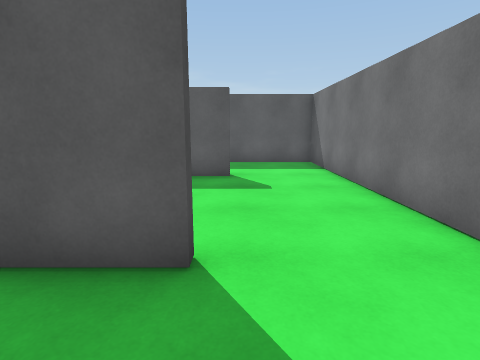
view 1 (above)

16 first-person views from a walk through a Unity game level. The camera is 1.4 m above the floor, tilts 10° down and sees 80° across. The floor is counted in squares, 1 m on a side. Each view is taken from the middle of a square. On the plan, view 1 faces up. The plan holds only what a view shows up to about 14 squares ahead; the rest is blank. The place goes on beyond the plan. The player character is not drawn. Door leaves are left out, so doorways stand open.

view 2
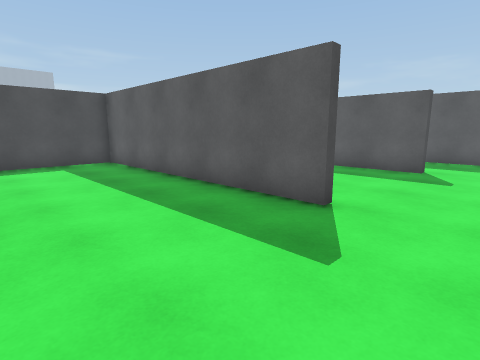

view 3
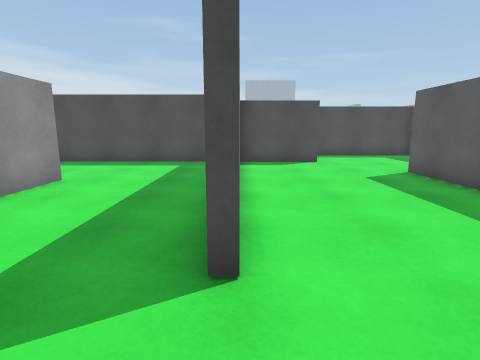

view 4
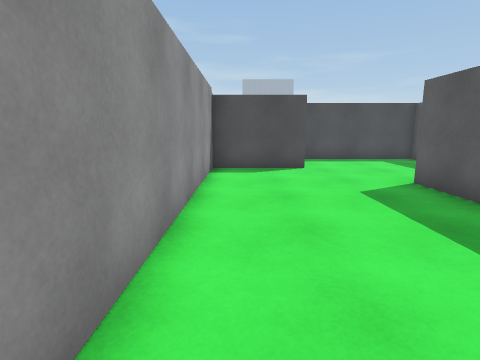

view 5
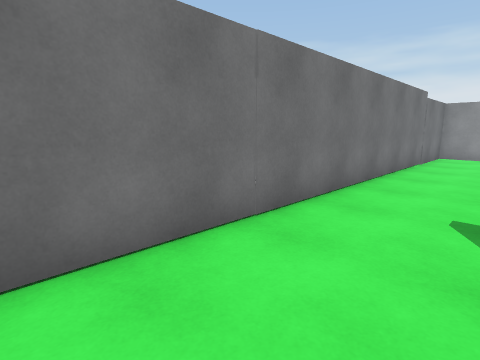

view 6
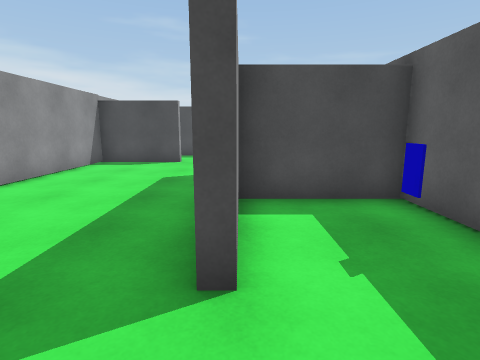

view 7
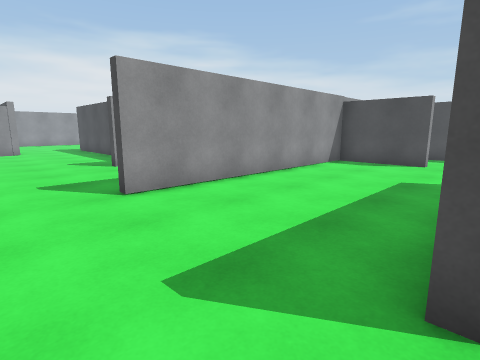

view 8
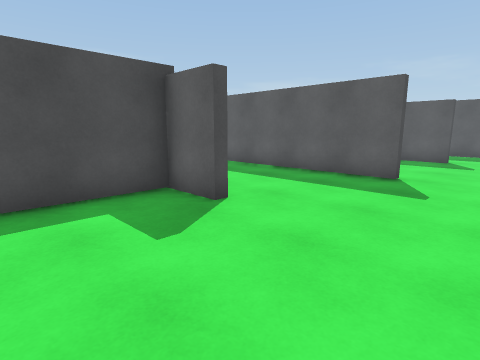

view 9
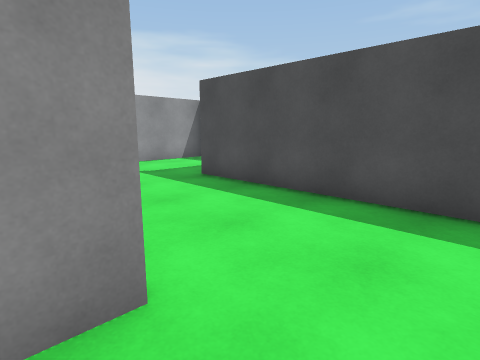

view 10
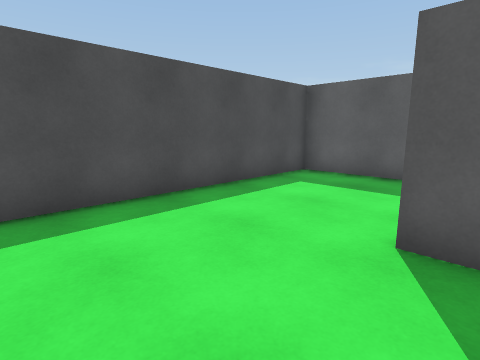

view 11
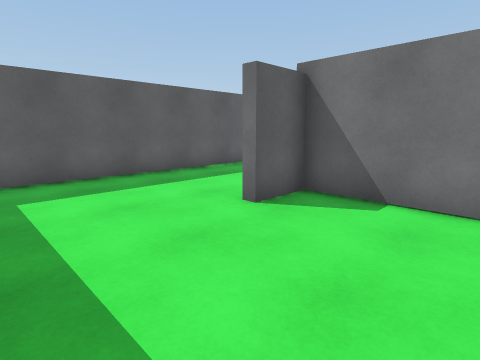

view 12
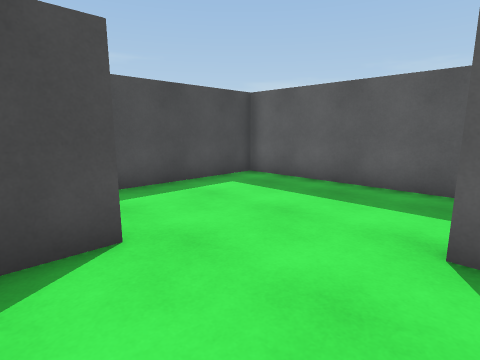

view 13
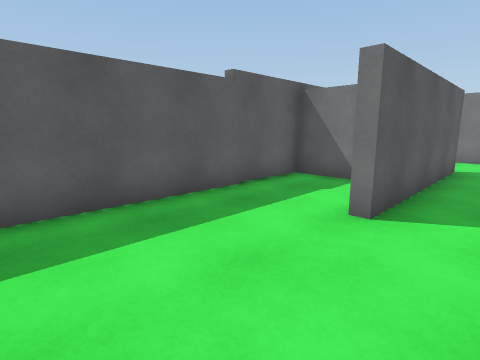

view 14
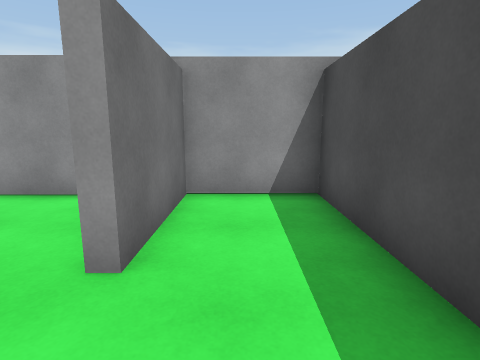

view 15
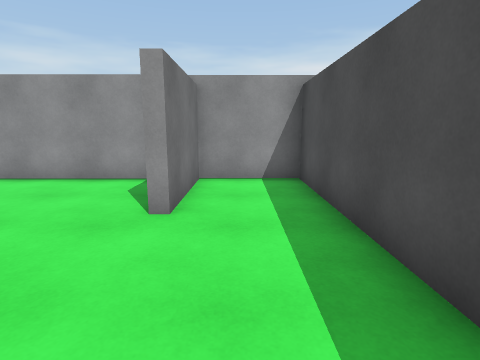

view 16
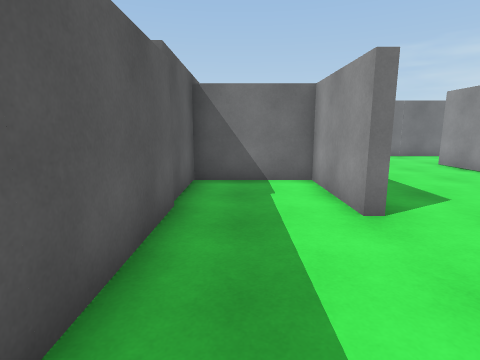

### Floor plan
Points are (right, up) in squares from view 1. A wall is a line through its corners. A room is listed if a view was taken in it or the views show most of it. See-through windows are left out.
Room 1 (views 1, 2, 3, 4, 5, 6, 7, 8, 9, 10, 11, 12, 13, 14, 15, 16)
walls: (-0.5, 2.7) (-10.5, 2.7) (-10.5, -6.5); (-2.6, 9) (-0.6, 9); (-4.3, -5.6) (-4.3, -2.4) (-6, -2.4) (-6, -2) (-2.3, -2) (-2.3, -2.4) (-4, -2.4) (-4, -5.6); (-0.3, 9) (-0.3, 8.6) (-7.5, 8.6) (-7.5, 9) (-4.1, 9) (-4.1, 12.2) (-13.7, 12.2) (-13.7, 3) (-10.8, 3) (-10.8, 6.4) (-10.5, 6.4) (-10.5, 3) (-0.5, 3); (-1, 11) (-1.5, 11); (3, -6.5) (3, 12.2) (-3.7, 12.2) (-3.7, 8.9)

Positions as (right, up) in squares from view 1, and headings:
1: (0, 0), facing up
2: (2, -2), facing up-left
3: (2, 3), facing left
4: (0, 4), facing left
5: (0, 6), facing down-right
6: (2, 9), facing left
7: (2, 9), facing down-left
8: (2, -6), facing up-left
9: (-5, 0), facing down-left
10: (-5, -6), facing up-left
11: (-10, -6), facing up-right
12: (-7, 5), facing up-left
13: (-12, 7), facing up-right
14: (-12, 9), facing down
15: (-12, 11), facing down
16: (-12, 11), facing right
